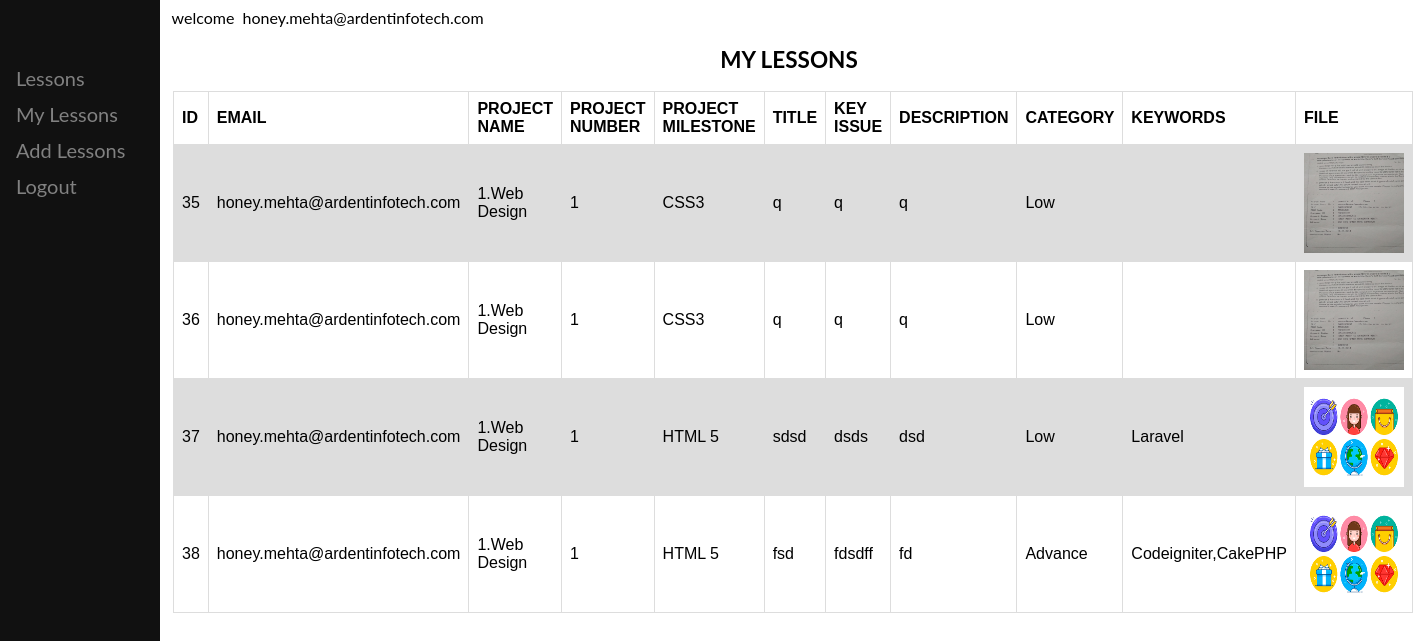
The app's page /mylessons.php (signed in) with its own data.
### tables this page shows
CREATE TABLE `addlessons` (
  `id` int(11) NOT NULL,
  `email` varchar(50) NOT NULL,
  `projectname` varchar(50) NOT NULL,
  `projectno` varchar(50) NOT NULL,
  `projectmilestone` varchar(50) NOT NULL,
  `title` varchar(50) NOT NULL,
  `keyissue` varchar(50) NOT NULL,
  `description` varchar(50) NOT NULL,
  `category` varchar(50) NOT NULL,
  `framework` varchar(50) NOT NULL,
  `file_name` varchar(255) NOT NULL,
  `uploaded_on` datetime NOT NULL,
  `status` enum('1','0') NOT NULL DEFAULT '1'
);

### mylessons.php (the view, shortened to what this page needs)
<?php
include("conn.php");
echo "&nbsp;&nbsp;&nbsp;&nbsp;
&nbsp;&nbsp;&nbsp;&nbsp;&nbsp;&nbsp;&nbsp;&nbsp;
&nbsp;&nbsp;&nbsp;
&nbsp;&nbsp;&nbsp;
&nbsp;&nbsp;&nbsp;&nbsp;
&nbsp;&nbsp;&nbsp;&nbsp;&nbsp;&nbsp;&nbsp;&nbsp;&nbsp;&nbsp;&nbsp;&nbsp; "."welcome"."&nbsp;&nbsp;".$_SESSION['email'];
$login=$_SESSION['email'];
?>
<?php
$query="select * from addlessons where email='$login' ";
$data=mysqli_query($conn,$query);
?>
<!DOCTYPE html>
<html>
<head>
</head>
<body>
<div class="sidenav">
  <a href="dashboard.php">Lessons</a>
  <a href="#">My Lessons</a>
  <a href="index.php">Add Lessons</a>
  <a href="logout.php">Logout</a>
</div>
<div class="main">
  <h2>MY LESSONS</h2>
  <table width="600" border="1" cellpadding="1" cellspacing="1" style="margin:auto;">
		<tr>
			<th>ID</th>
			<th>EMAIL</th>
            <th>PROJECT NAME</th>
            <th>PROJECT NUMBER</th>
            <th>PROJECT MILESTONE</th>
            <th>TITLE</th>
            <th>KEY ISSUE</th>
            <th>DESCRIPTION</th>
            <th>CATEGORY</th>
            <th>KEYWORDS</th>
			<th>FILE</th>
        </tr>
         <?php
        while($lessons=mysqli_fetch_assoc($data))
        {
        	echo "<tr>
        	      <td>".$lessons['id']."</td>
				   <td>".$lessons['email']."</td>
        	      <td>".$lessons['projectname']."</td>
        	      <td>".$lessons['projectno']."</td>
        	      <td>".$lessons['projectmilestone']."</td>
                  <td>".$lessons['title']."</td>
        	     <td>".$lessons['keyissue']."</td>
        	     <td>".$lessons['description']."</td>
        	     <td>".$lessons['category']."</td>
        	    <td>".$lessons['framework']."</td>
                 <td><img src='uploads/".$lessons['file_name']."' height='100' width='100'/></td>
        	    </tr>";
        }
        ?>
    </table>
</div>
</body>
</html>

### mylessons.php (style rules this page uses)
body { font-family: "Lato", sans-serif; }
.sidenav { height: 100%; width: 160px; position: fixed; z-index: 1; top: 0; left: 0; background-color: #111; overflow-x: hidden; padding-top: 60px; }
.sidenav a { padding: 6px 8px 6px 16px; text-decoration: none; font-size: 20px; color: #818181; display: block; }
.main { margin-left: 155px; font-size: 15px; padding: 0px 10px; }
h2 { text-align:center; }
table { font-family: arial, sans-serif; border-collapse: collapse; width: 100%; }
td, th { border: 1px solid #dddddd; text-align: left; padding: 8px; }
tr:nth-child(even) { background-color: #dddddd; }

### records on screen
addlessons: id "35", email "honey.mehta@ardentinfotech.com", projectname "1.Web Design", projectno "1", projectmilestone "CSS3", title "q", keyissue "q", description "q", category "Low", file_name (picture)
addlessons: id "36", email "honey.mehta@ardentinfotech.com", projectname "1.Web Design", projectno "1", projectmilestone "CSS3", title "q", keyissue "q", description "q", category "Low", file_name (picture)
addlessons: id "37", email "honey.mehta@ardentinfotech.com", projectname "1.Web Design", projectno "1", projectmilestone "HTML 5", title "sdsd", keyissue "dsds", description "dsd", category "Low", framework "Laravel", file_name (picture)
addlessons: id "38", email "honey.mehta@ardentinfotech.com", projectname "1.Web Design", projectno "1", projectmilestone "HTML 5", title "fsd", keyissue "fdsdff", description "fd", category "Advance", framework "Codeigniter,CakePHP", file_name (picture)

### other values on screen
$_SESSION['email'] "honey.mehta@ardentinfotech.com"
